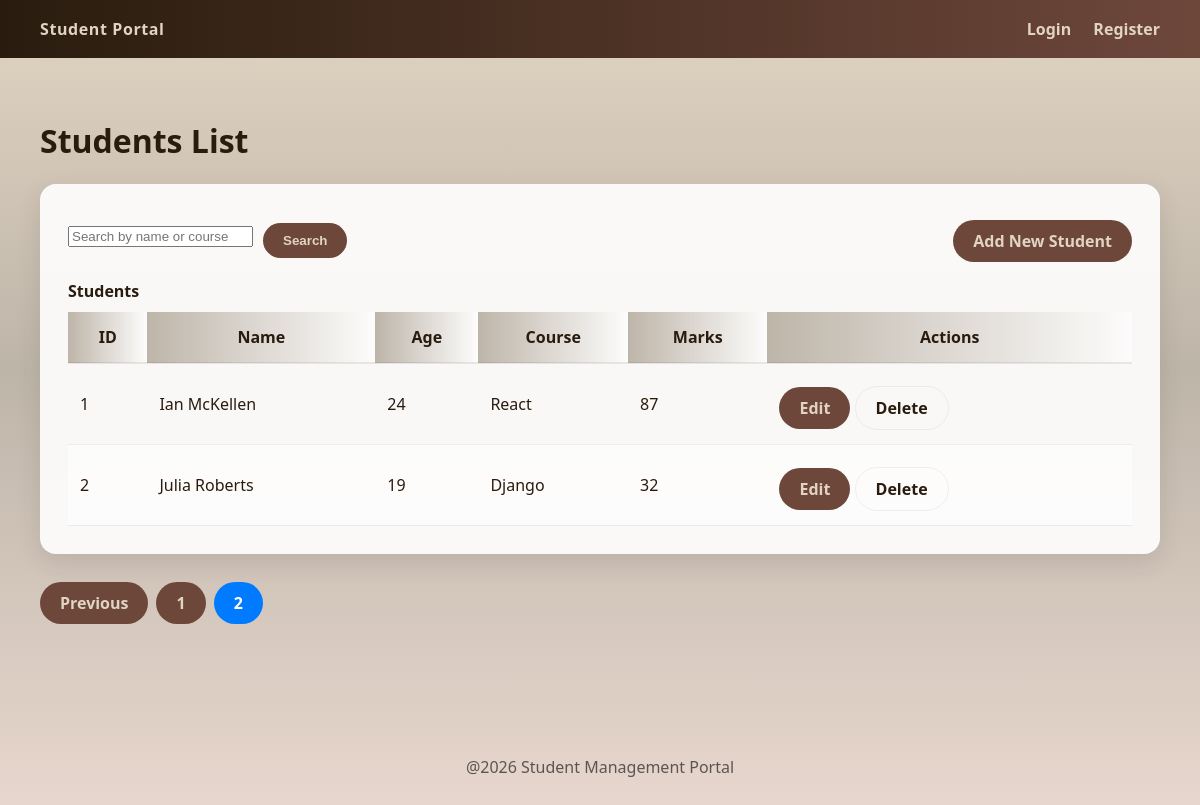
Screenshot of /students/?page=2 with the database file from the repository.
### students/models.py (models this page shows, shortened)
class Student(models.Model):
    name = models.CharField(max_length=100)
    course = models.CharField(max_length=100)
    marks = models.IntegerField(validators=[MinValueValidator(0), MaxValueValidator(100)])
    age = models.IntegerField(default=18)

### students/views.py (the view)
# urls.py: path('students/', views.students_page, name='students'),
def students_page(request):
    students_qs = Student.objects.order_by('id')
    query = request.GET.get('search')
    if query:
        students_qs = students_qs.filter(name__icontains=query) | students_qs.filter(course__icontains=query)
    paginator = Paginator(students_qs, 10)
    page_number = request.GET.get('page')
    page_obj = paginator.get_page(page_number)
    return render(request, 'students.html', {
        'students': page_obj,
        'query': query
    })

### students/templates/students.html (shortened to what this page needs)
{% extends 'base.html'%}
{% block content %}
<h1>Students List</h1>
<div class="card">
    <div class="search-row">
        <form method="get" style="display:flex; gap:10px; align-items:center;">
            <input type="text" name="search" placeholder="Search by name or course" value="{{query | default:''}}">
            <button class="btn">Search</button>
        </form>
        <div style="margin-left:auto">
            <a class="btn" href="/add">Add New Student</a>
        </div>
    </div>
    <table class="table">
        <caption>Students</caption>
        <thead>
            <tr>
                <th scope="col">ID</th>
                <th scope="col">Name</th>
                <th scope="col">Age</th>
                <th scope="col">Course</th>
                <th scope="col">Marks</th>
                <th scope="col">Actions</th>
            </tr>
        </thead>
        <tbody>
            {% if students %}
                {% for student in students %}
                <tr>
                    <td>{{ forloop.counter }}</td>
                    <td>{{student.name}}</td>
                    <td>{{student.age}}</td>
                    <td>{{student.course}}</td>
                    <td>{{student.marks}}</td>
                    <td>
                        <a class="btn" href="/edit/{{student.id}}">Edit</a>
                        <a class="btn secondary" href="/delete/{{student.id}}">Delete</a>
                    </td>
                </tr>
                {% endfor %}
            {% else %}
                <tr>
                    <td colspan="6">No students found.</td>
                </tr>
            {% endif %}
        </tbody>
    </table>
</div>
    {% if students.paginator.num_pages > 1 %}
    <nav class="pagination" aria-label="Page navigation">
        <ul style="display:flex; gap:8px; list-style:none; padding:0; margin-top:16px; align-items:center;">
            {% if students.has_previous %}
                <li><a class="btn" href="?page={{ students.previous_page_number }}{% if query %}&search={{ query }}{% endif %}">Previous</a></li>
            {% endif %}
            {% for num in students.paginator.page_range %}
                {% if students.number == num %}
                    <li><span class="btn current" style="background:#007bff;color:#fff">{{ num }}</span></li>
                {% else %}
                    <li><a class="btn" href="?page={{ num }}{% if query %}&search={{ query }}{% endif %}">{{ num }}</a></li>
                {% endif %}
            {% endfor %}
        </ul>
    </nav>
    {% endif %}
{% endblock %}

### students/static/css/style.css (style rules this page uses)
:root { --brown-dark: #291C0E; --brown: #6E473B; --tan: #A78D78; --beige: #BEB5A9; --cream: #E1D4C2; --muted-text: rgba(0,0,0,0.6); }
body { margin:0; font-family: 'Segoe UI', Tahoma, Geneva, Verdana, sans-serif; background: linear-gradient(180deg, var(--cream) 0%, var(--beige) 45%, #E9D8CF 100%); color:var(--brown-dark); }
.card { background: rgba(255,255,255,0.9); padding:28px; border-radius:16px; box-shadow: 0 8px 24px rgba(46, 41, 38, 0.12); margin-bottom:20px; }
.btn { display:inline-block; margin-top:8px; padding:10px 20px; background:var(--brown); color:var(--cream); border:none; border-radius:24px; text-decoration:none; cursor:pointer; font-weight:600; }
.btn.secondary { background:transparent; color:var(--brown-dark); border:1px solid rgba(0,0,0,0.06); }
.table { width:100%; background:transparent; border-collapse:collapse; box-shadow:none; }
.table caption { caption-side:top; text-align:left; font-weight:700; padding-bottom:10px; }
.table th, .table td { padding:14px 12px; border-bottom:1px solid rgba(0,0,0,0.06); }
.table thead th { background: linear-gradient(90deg, var(--beige), rgba(255,255,255,0.6)); color:var(--brown-dark); border-bottom:2px solid rgba(0,0,0,0.08); }
.table tbody tr:nth-child(even) { background: rgba(255,255,255,0.6); }
.search-row { display:flex; gap:10px; align-items:center; margin-bottom:18px; }
.search-row input { max-width:360px; }

### rows the page displays
Student: name "Ian McKellen", age "24", course "React", marks "87"
Student: name "Julia Roberts", age "19", course "Django", marks "32"

### other values shown
{{ num }} "1"
{{ num }} "2"
